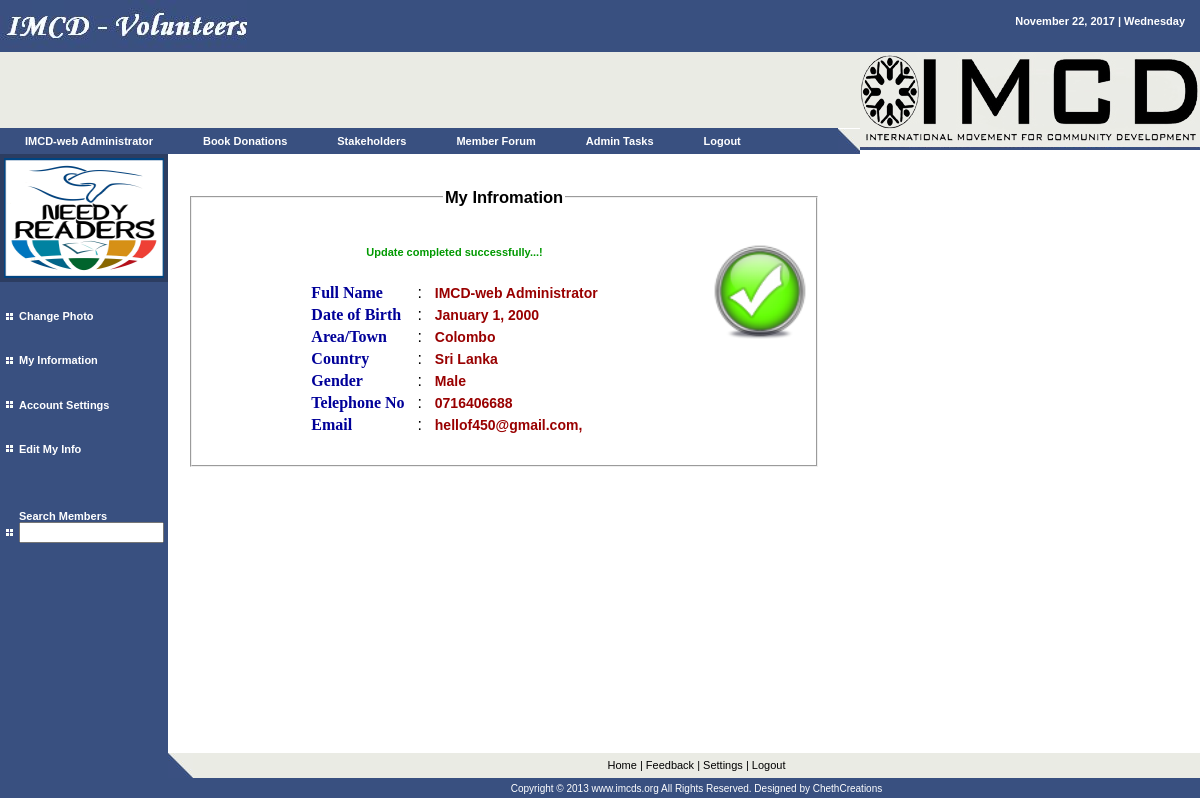
The page /user/editdata.php (signed in) on the database its author committed.
### tables this page shows
CREATE TABLE `user` (
  `uid` int(50) NOT NULL auto_increment,
  `uname` varchar(50) NOT NULL,
  `pword` varchar(200) NOT NULL,
  `fname` varchar(50) NOT NULL,
  `mname` varchar(200) NOT NULL,
  `lname` varchar(50) NOT NULL,
  `dob` varchar(50) NOT NULL,
  `country` varchar(50) NOT NULL,
  `gender` varchar(50) NOT NULL,
  `tele` varchar(50) NOT NULL,
  `email` varchar(50) NOT NULL,
  `seq` varchar(50) NOT NULL,
  `answer` varchar(50) NOT NULL,
  `year` int(10) NOT NULL,
  `fid` varchar(20) NOT NULL,
  `town` varchar(50) NOT NULL,
  `status` varchar(50) NOT NULL default 'pend',
  `utype` varchar(50) NOT NULL default 'nuser',
  PRIMARY KEY  (`uid`)
);

### sess.php (called while the page is built, shortened)
<?php
$name=$_SESSION['fuser'];
$query="select * from user where uname='".$name."' ";
$result=mysql_query($query);
$new=mysql_fetch_array($result);
$f_name=$new['fname'];
$l_name=$new['lname'];
$photo=$new['mname'];
$birth=$new['dob'];
$rata=$new['country'];
$town=$new['town'];
$gen=$new['gender'];
$tp=$new['tele'];
$mail=$new['email'];
$utype=$new['utype'];
?>

### user/upok.php (the view)
<?php
include('incu/header.php'); ?>
<div align="center">
<fieldset>
<legend align="center">
<h2>My Infromation</h2>
</legend> <br/>
<img align="right" src="../pictures/ok1.png" width="96" height="96" />
<span style="color: #009900; font-weight: bold">Update completed successfully...!</span><br/>
<br/>
<table><tr><td><span style="font-family: Georgia, &quot;Times New Roman&quot;, Times, serif; color: #000099; font-weight: bold">Full Name</span></td><td>&nbsp;&nbsp;:&nbsp;&nbsp;</td><td><span style="font-family: Arial, Helvetica, sans-serif; font-size: 14px; font-weight: bold; color: #990000"><?PHP echo $f_name." ".$l_name;?></span></td></tr>
<tr><td><span style="font-family: Georgia, &quot;Times New Roman&quot;, Times, serif; color: #000099; font-weight: bold">Date of Birth</span></td>
<td>&nbsp;&nbsp;:&nbsp;&nbsp;</td><td><span style="font-family: Arial, Helvetica, sans-serif; font-size: 14px; font-weight: bold; color: #990000"><?PHP echo $birth;?></span></td></tr>
<tr><td><span style="font-family: Georgia, &quot;Times New Roman&quot;, Times, serif; color: #000099; font-weight: bold">Area/Town</span></td><td>&nbsp;&nbsp;:&nbsp;&nbsp;</td><td><span style="font-family: Arial, Helvetica, sans-serif; font-size: 14px; font-weight: bold; color: #990000"><?PHP echo $town;?></span></td></tr>
<tr><td><span style="font-family: Georgia, &quot;Times New Roman&quot;, Times, serif; color: #000099; font-weight: bold">Country</span></td><td>&nbsp;&nbsp;:&nbsp;&nbsp;</td><td><span style="font-family: Arial, Helvetica, sans-serif; font-size: 14px; font-weight: bold; color: #990000"><?PHP echo $rata;?></span></td></tr>
<tr><td><span style="font-family: Georgia, &quot;Times New Roman&quot;, Times, serif; color: #000099; font-weight: bold">Gender</span></td><td>&nbsp;&nbsp;:&nbsp;&nbsp;</td><td><span style="font-family: Arial, Helvetica, sans-serif; font-size: 14px; font-weight: bold; color: #990000"><?PHP echo $gen;?></span></td></tr>
<tr><td><span style="font-family: Georgia, &quot;Times New Roman&quot;, Times, serif; color: #000099; font-weight: bold">Telephone No</span></td><td>&nbsp;&nbsp;:&nbsp;&nbsp;</td><td><span style="font-family: Arial, Helvetica, sans-serif; font-size: 14px; font-weight: bold; color: #990000"><?PHP echo $tp;?></span></td></tr>
<tr><td><span style="font-family: Georgia, &quot;Times New Roman&quot;, Times, serif; color: #000099; font-weight: bold">Email</span></td><td>&nbsp;&nbsp;:&nbsp;&nbsp;</td><td><span style="font-family: Arial, Helvetica, sans-serif; font-size: 14px; font-weight: bold; color: #990000"><?PHP echo $mail;?></span></td></tr>
<tr></tr></table><br/>
</div></fieldset>
<?php include('incu/footer.php'); ?>

### user/incu/header.php (shortened to what this page needs)
<?php
include('../sess.php');
?>
<html>
<head>
<link rel="stylesheet" href="styles.css" type="text/css">
</head>
<body bgcolor="#ffffff" leftmargin="0" topmargin="0" marginwidth="0" marginheight="0">
<table width="100%" border="0" cellspacing="0" cellpadding="0" height="100%">
  <tr>
    <td bgcolor="#395080" height="50" valign="top">
      <table width="100%" border="0" cellspacing="0" cellpadding="0" height="100%">
        <tr>
          <td width="50%" valign="top"><a href="index.php" class="menutext"> <img name="companyname" src="images/companyname.jpg" width="247" height="50" border="0"></a></td>
          <td width="50%" valign="top">
            <table width="100%" border="0" cellspacing="0" cellpadding="15">
              <tr>
                <td valign="top" align="right" class="menutext">
				<?php echo gmdate("F d, Y | l");?>
				</td>
              </tr>
            </table>
		 </td>
        </tr>
      </table>
    </td>
  </tr>
  <tr>
    <td height="98" valign="top">
      <table width="100%" border="0" cellspacing="0" cellpadding="0" height="100%">
        <tr>
          <td valign="top" width="82%">
            <table width="100%" border="0" cellspacing="0" cellpadding="0" height="100%">
              <tr bgcolor="#EAEBE4">
                <td height="73" valign="top" bgcolor="#EAEBE4"><img src="images/spacer.gif" width="1" height="73"></td>
                <td>&nbsp;</td>
              </tr>
              <tr>
                <td height="25" bgcolor="#395080" class="menutext" nowrap width="100%">
				<ul id="menu">
    <li><a href="../user/myinfo.php" class="menutext"><?php echo $f_name." ".$l_name; ?></a></li>
    <li><a href="pe_don.php" class="menutext">Book Donations</a>
    </li>
	    <li><a href="#" class="menutext">Stakeholders</a>
    </li>
     <li><a href="forum.php" class="menutext">Member Forum</a>
    </li>
	<?php
	if($utype=='admin'){
	echo '
		    <li><a href="#" class="menutext">Admin Tasks</a>
        <ul>
            <li><a href="request.php" class="menutext"><img src="images/square.jpg" width="7" height="7"> &nbsp;&nbsp;Pending Member Requests</a></li>
			<li><a href="allstake.php" class="menutext"><img src="images/square.jpg" width="7" height="7"> &nbsp;&nbsp;All Stakeholders</a></li>
        </ul>
    </li>
	';
	}
	?>
    <li><a href="../user/logout.php" class="menutext">Logout</a>
    </li>
</ul>
				 </td>
                <td height="25" width="22" valign="bottom"><img name="triangle1" src="images/triangle1.jpg" width="22" height="25" border="0"></td>
              </tr>
            </table>
          </td>
          <td valign="top" align="right" width="340"><img name="graphic1" src="images/graphic1.jpg" width="340" height="98" border="0"></td>
        </tr>
      </table>
    </td>
  </tr>
  <tr>
    <td height="72%" valign="top">
      <table width="70%" border="0" cellspacing="0" cellpadding="0" height="100%">
        <tr>
          <td valign="top" width="152" bgcolor="#395080">
            <table width="152" border="0" cellspacing="0" cellpadding="0" height="100%">
              <tr>
                <td width="152" bgcolor="#395080" height="140" valign="top"><a href="../user/photo.php"><img border="4" name="user" src="<?php echo $photo; ?>" width="160" height="120"/></a></td>
              </tr>
              <tr>
                <td valign="top" bgcolor="#395080">
                  <table width="100%" border="0" cellspacing="0" cellpadding="3" height="300">
                    <tr>
                      <td width="10" align="right"><img src="images/square.jpg" width="7" height="7"></td>
                      <td nowrap class="menutext"><a href="../user/photo.php" class="menutext">Change Photo</a></td>
                    </tr>
					<tr>
                      <td width="10" align="right"><img src="images/square.jpg" width="7" height="7"></td>
                      <td class="menutext"><a href="../user/myinfo.php" class="menutext">My Information</a></td>
                    </tr>
                    <tr>
                      <td width="10" align="right"><img src="images/square.jpg" width="7" height="7"></td>
                      <td class="menutext"><a href="../user/editset.php" class="menutext">Account Settings</a></td>
                    </tr>
                    <tr>
                      <td width="10" align="right"><img src="images/square.jpg" width="7" height="7"></td>
                      <td class="menutext"><a href="editme.php" class="menutext">Edit My Info</a></td>
                    </tr>
					<tr>
					<td width="10" align="right"><img src="images/square.jpg" width="7" height="7"></td>
                      <td class="menutext">
					<a href="../user/logall.php" class="menutext">Search Members</a><form action="logall.php" method="post"><input type="text" name="sch" size="15"></form></td>
					</tr>
                  </table>
                </td>
              </tr>
            </table>
          </td>
		   <td valign="top" width="85%">
            <table width="100%" border="0" cellspacing="0" cellpadding="20" height="100%">
              <tr>
                <td valign="top" height="420" class="text">

### user/styles.css (style rules this page uses)
.text { font-family: Verdana, Arial, Helvetica, sans-serif; font-size: 11px; line-height: 19px; color: #000000; text-decoration: none }
a { font-family: Verdana, Arial, Helvetica, sans-serif; font-size: 11px; color: #2C3D61; text-decoration: underline }
.menutext { font-family: Verdana, Arial, Helvetica, sans-serif; font-size: 11px; font-weight: bold; color: #FFFFFF; text-decoration: none }
ul { font-family: Arial, Verdana; font-size: 14px; margin: 0; padding: 0; list-style: none; }
ul li { display: block; position: relative; float: left; }
ul li a { display: block; text-decoration: none; color: #ffffff; border-top: 0px solid #ffffff; padding: 5px 25px 5px 25px; background: #395080; margin-left: 0px; }

### rows shown on the page
user: fname "IMCD-web", lname "Administrator", mname (picture), dob "January 1, 2000", town "Colombo", country "Sri Lanka", gender "Male", tele "0716406688", email "hellof450@gmail.com,"

### other values the page prints
gmdate("F d, Y | l") "November 22, 2017 | Wednesday"
